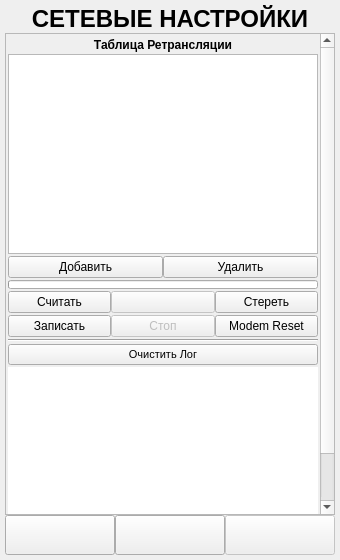
<?xml version="1.0" encoding="UTF-8"?>
<ui version="4.0">
 <class>Retranslation_Table_Form</class>
 <widget class="QWidget" name="Retranslation_Table_Form">
  <property name="geometry">
   <rect>
    <x>0</x>
    <y>0</y>
    <width>340</width>
    <height>560</height>
   </rect>
  </property>
  <property name="windowTitle">
   <string>Form</string>
  </property>
  <layout class="QVBoxLayout" name="verticalLayout_3">
   <property name="spacing">
    <number>0</number>
   </property>
   <property name="leftMargin">
    <number>5</number>
   </property>
   <property name="topMargin">
    <number>5</number>
   </property>
   <property name="rightMargin">
    <number>5</number>
   </property>
   <property name="bottomMargin">
    <number>5</number>
   </property>
   <item>
    <widget class="QLabel" name="label_1">
     <property name="sizePolicy">
      <sizepolicy hsizetype="Expanding" vsizetype="Minimum">
       <horstretch>0</horstretch>
       <verstretch>0</verstretch>
      </sizepolicy>
     </property>
     <property name="minimumSize">
      <size>
       <width>0</width>
       <height>0</height>
      </size>
     </property>
     <property name="font">
      <font>
       <family>Microsoft YaHei UI</family>
       <pointsize>18</pointsize>
       <weight>75</weight>
       <bold>true</bold>
      </font>
     </property>
     <property name="text">
      <string>CЕТЕВЫЕ НАСТРОЙКИ</string>
     </property>
     <property name="alignment">
      <set>Qt::AlignCenter</set>
     </property>
    </widget>
   </item>
   <item>
    <widget class="QScrollArea" name="scrollArea">
     <property name="horizontalScrollBarPolicy">
      <enum>Qt::ScrollBarAlwaysOff</enum>
     </property>
     <property name="widgetResizable">
      <bool>true</bool>
     </property>
     <widget class="QWidget" name="scrollAreaWidgetContents">
      <property name="geometry">
       <rect>
        <x>0</x>
        <y>0</y>
        <width>311</width>
        <height>545</height>
       </rect>
      </property>
      <layout class="QVBoxLayout" name="verticalLayout">
       <property name="spacing">
        <number>2</number>
       </property>
       <property name="leftMargin">
        <number>2</number>
       </property>
       <property name="topMargin">
        <number>2</number>
       </property>
       <property name="rightMargin">
        <number>2</number>
       </property>
       <property name="bottomMargin">
        <number>2</number>
       </property>
       <item>
        <widget class="QWidget" name="Widget_NetSettings" native="true">
         <property name="sizePolicy">
          <sizepolicy hsizetype="Minimum" vsizetype="Minimum">
           <horstretch>0</horstretch>
           <verstretch>0</verstretch>
          </sizepolicy>
         </property>
         <layout class="QVBoxLayout" name="verticalLayout_2">
          <property name="spacing">
           <number>0</number>
          </property>
          <property name="leftMargin">
           <number>0</number>
          </property>
          <property name="topMargin">
           <number>0</number>
          </property>
          <property name="rightMargin">
           <number>0</number>
          </property>
          <property name="bottomMargin">
           <number>0</number>
          </property>
         </layout>
        </widget>
       </item>
       <item>
        <widget class="QWidget" name="SettingsWidget" native="true">
         <layout class="QVBoxLayout" name="verticalLayout_6">
          <property name="spacing">
           <number>2</number>
          </property>
          <property name="leftMargin">
           <number>0</number>
          </property>
          <property name="topMargin">
           <number>0</number>
          </property>
          <property name="rightMargin">
           <number>0</number>
          </property>
          <property name="bottomMargin">
           <number>0</number>
          </property>
          <item>
           <widget class="QLabel" name="label_2">
            <property name="font">
             <font>
              <weight>75</weight>
              <bold>true</bold>
             </font>
            </property>
            <property name="text">
             <string>Таблица Ретрансляции</string>
            </property>
            <property name="alignment">
             <set>Qt::AlignCenter</set>
            </property>
           </widget>
          </item>
          <item>
           <widget class="QTableView" name="NetTable">
            <property name="minimumSize">
             <size>
              <width>0</width>
              <height>200</height>
             </size>
            </property>
            <property name="selectionMode">
             <enum>QAbstractItemView::SingleSelection</enum>
            </property>
            <property name="showGrid">
             <bool>false</bool>
            </property>
           </widget>
          </item>
          <item>
           <layout class="QHBoxLayout" name="horizontalLayout">
            <property name="spacing">
             <number>0</number>
            </property>
            <item>
             <widget class="QPushButton" name="Add_NetItem">
              <property name="sizePolicy">
               <sizepolicy hsizetype="Expanding" vsizetype="Minimum">
                <horstretch>0</horstretch>
                <verstretch>0</verstretch>
               </sizepolicy>
              </property>
              <property name="minimumSize">
               <size>
                <width>0</width>
                <height>0</height>
               </size>
              </property>
              <property name="maximumSize">
               <size>
                <width>16777215</width>
                <height>16777215</height>
               </size>
              </property>
              <property name="text">
               <string>Добавить</string>
              </property>
             </widget>
            </item>
            <item>
             <widget class="QPushButton" name="Del_NetItem">
              <property name="sizePolicy">
               <sizepolicy hsizetype="Expanding" vsizetype="Minimum">
                <horstretch>0</horstretch>
                <verstretch>0</verstretch>
               </sizepolicy>
              </property>
              <property name="minimumSize">
               <size>
                <width>0</width>
                <height>0</height>
               </size>
              </property>
              <property name="maximumSize">
               <size>
                <width>16777215</width>
                <height>16777215</height>
               </size>
              </property>
              <property name="text">
               <string>Удалить</string>
              </property>
             </widget>
            </item>
           </layout>
          </item>
         </layout>
        </widget>
       </item>
       <item>
        <widget class="QProgressBar" name="progress">
         <property name="minimumSize">
          <size>
           <width>0</width>
           <height>9</height>
          </size>
         </property>
         <property name="maximumSize">
          <size>
           <width>16777215</width>
           <height>9</height>
          </size>
         </property>
         <property name="layoutDirection">
          <enum>Qt::LeftToRight</enum>
         </property>
         <property name="value">
          <number>0</number>
         </property>
         <property name="textVisible">
          <bool>false</bool>
         </property>
        </widget>
       </item>
       <item>
        <layout class="QHBoxLayout" name="horizontalLayout_2">
         <property name="spacing">
          <number>0</number>
         </property>
         <item>
          <widget class="QPushButton" name="Read_NetTable">
           <property name="sizePolicy">
            <sizepolicy hsizetype="Expanding" vsizetype="Minimum">
             <horstretch>0</horstretch>
             <verstretch>0</verstretch>
            </sizepolicy>
           </property>
           <property name="minimumSize">
            <size>
             <width>0</width>
             <height>0</height>
            </size>
           </property>
           <property name="maximumSize">
            <size>
             <width>16777215</width>
             <height>16777215</height>
            </size>
           </property>
           <property name="text">
            <string>Считать</string>
           </property>
          </widget>
         </item>
         <item>
          <widget class="QPushButton" name="None">
           <property name="enabled">
            <bool>false</bool>
           </property>
           <property name="sizePolicy">
            <sizepolicy hsizetype="Expanding" vsizetype="Minimum">
             <horstretch>0</horstretch>
             <verstretch>0</verstretch>
            </sizepolicy>
           </property>
           <property name="minimumSize">
            <size>
             <width>0</width>
             <height>0</height>
            </size>
           </property>
           <property name="maximumSize">
            <size>
             <width>16777215</width>
             <height>16777215</height>
            </size>
           </property>
           <property name="font">
            <font>
             <family>Microsoft YaHei UI</family>
            </font>
           </property>
           <property name="text">
            <string/>
           </property>
          </widget>
         </item>
         <item>
          <widget class="QPushButton" name="Del_NetTable">
           <property name="sizePolicy">
            <sizepolicy hsizetype="Expanding" vsizetype="Minimum">
             <horstretch>0</horstretch>
             <verstretch>0</verstretch>
            </sizepolicy>
           </property>
           <property name="minimumSize">
            <size>
             <width>0</width>
             <height>0</height>
            </size>
           </property>
           <property name="maximumSize">
            <size>
             <width>16777215</width>
             <height>16777215</height>
            </size>
           </property>
           <property name="text">
            <string>Стереть</string>
           </property>
          </widget>
         </item>
        </layout>
       </item>
       <item>
        <layout class="QHBoxLayout" name="horizontalLayout_4">
         <property name="spacing">
          <number>0</number>
         </property>
         <item>
          <widget class="QPushButton" name="Write">
           <property name="enabled">
            <bool>true</bool>
           </property>
           <property name="sizePolicy">
            <sizepolicy hsizetype="Expanding" vsizetype="Minimum">
             <horstretch>0</horstretch>
             <verstretch>0</verstretch>
            </sizepolicy>
           </property>
           <property name="minimumSize">
            <size>
             <width>0</width>
             <height>0</height>
            </size>
           </property>
           <property name="maximumSize">
            <size>
             <width>16777215</width>
             <height>16777215</height>
            </size>
           </property>
           <property name="font">
            <font>
             <family>Microsoft YaHei UI</family>
            </font>
           </property>
           <property name="text">
            <string>Записать</string>
           </property>
          </widget>
         </item>
         <item>
          <widget class="QPushButton" name="Stop">
           <property name="enabled">
            <bool>false</bool>
           </property>
           <property name="sizePolicy">
            <sizepolicy hsizetype="Expanding" vsizetype="Minimum">
             <horstretch>0</horstretch>
             <verstretch>0</verstretch>
            </sizepolicy>
           </property>
           <property name="minimumSize">
            <size>
             <width>0</width>
             <height>0</height>
            </size>
           </property>
           <property name="maximumSize">
            <size>
             <width>16777215</width>
             <height>16777215</height>
            </size>
           </property>
           <property name="font">
            <font>
             <family>Microsoft YaHei UI</family>
            </font>
           </property>
           <property name="text">
            <string>Стоп</string>
           </property>
          </widget>
         </item>
         <item>
          <widget class="QPushButton" name="Reset">
           <property name="sizePolicy">
            <sizepolicy hsizetype="Expanding" vsizetype="Minimum">
             <horstretch>0</horstretch>
             <verstretch>0</verstretch>
            </sizepolicy>
           </property>
           <property name="minimumSize">
            <size>
             <width>0</width>
             <height>0</height>
            </size>
           </property>
           <property name="maximumSize">
            <size>
             <width>16777215</width>
             <height>16777215</height>
            </size>
           </property>
           <property name="font">
            <font>
             <family>Microsoft YaHei UI</family>
            </font>
           </property>
           <property name="text">
            <string>Modem Reset</string>
           </property>
          </widget>
         </item>
        </layout>
       </item>
       <item>
        <widget class="Line" name="line_2">
         <property name="orientation">
          <enum>Qt::Horizontal</enum>
         </property>
        </widget>
       </item>
       <item>
        <widget class="QPushButton" name="ClearConsole">
         <property name="sizePolicy">
          <sizepolicy hsizetype="Expanding" vsizetype="Minimum">
           <horstretch>0</horstretch>
           <verstretch>0</verstretch>
          </sizepolicy>
         </property>
         <property name="minimumSize">
          <size>
           <width>0</width>
           <height>0</height>
          </size>
         </property>
         <property name="maximumSize">
          <size>
           <width>16777215</width>
           <height>16777215</height>
          </size>
         </property>
         <property name="font">
          <font>
           <family>Microsoft YaHei UI</family>
           <pointsize>8</pointsize>
          </font>
         </property>
         <property name="text">
          <string>Очистить Лог</string>
         </property>
        </widget>
       </item>
       <item>
        <widget class="QPlainTextEdit" name="console">
         <property name="minimumSize">
          <size>
           <width>0</width>
           <height>200</height>
          </size>
         </property>
         <property name="font">
          <font>
           <family>Microsoft YaHei UI</family>
           <pointsize>7</pointsize>
          </font>
         </property>
         <property name="styleSheet">
          <string notr="true">border: none;</string>
         </property>
        </widget>
       </item>
      </layout>
     </widget>
    </widget>
   </item>
   <item>
    <widget class="QWidget" name="DownPanel_Widget" native="true">
     <property name="styleSheet">
      <string notr="true"/>
     </property>
     <layout class="QVBoxLayout" name="verticalLayout_4">
      <property name="spacing">
       <number>0</number>
      </property>
      <property name="leftMargin">
       <number>0</number>
      </property>
      <property name="topMargin">
       <number>0</number>
      </property>
      <property name="rightMargin">
       <number>0</number>
      </property>
      <property name="bottomMargin">
       <number>0</number>
      </property>
      <item>
       <layout class="QHBoxLayout" name="horizontalLayout_3">
        <property name="spacing">
         <number>0</number>
        </property>
        <item>
         <widget class="QPushButton" name="Back">
          <property name="sizePolicy">
           <sizepolicy hsizetype="Minimum" vsizetype="Minimum">
            <horstretch>0</horstretch>
            <verstretch>0</verstretch>
           </sizepolicy>
          </property>
          <property name="minimumSize">
           <size>
            <width>0</width>
            <height>40</height>
           </size>
          </property>
          <property name="text">
           <string/>
          </property>
          <property name="icon">
           <iconset resource="../RESOURCES/images.qrc">
            <normaloff>:/images/icons/images/BACK.png</normaloff>:/images/icons/images/BACK.png</iconset>
          </property>
          <property name="iconSize">
           <size>
            <width>30</width>
            <height>30</height>
           </size>
          </property>
         </widget>
        </item>
        <item>
         <widget class="QPushButton" name="btnSettings">
          <property name="sizePolicy">
           <sizepolicy hsizetype="Minimum" vsizetype="Minimum">
            <horstretch>0</horstretch>
            <verstretch>0</verstretch>
           </sizepolicy>
          </property>
          <property name="minimumSize">
           <size>
            <width>0</width>
            <height>40</height>
           </size>
          </property>
          <property name="maximumSize">
           <size>
            <width>16777215</width>
            <height>16777215</height>
           </size>
          </property>
          <property name="styleSheet">
           <string notr="true"/>
          </property>
          <property name="text">
           <string/>
          </property>
          <property name="icon">
           <iconset resource="../RESOURCES/images.qrc">
            <normaloff>:/images/icons/images/Settings_2.png</normaloff>:/images/icons/images/Settings_2.png</iconset>
          </property>
          <property name="iconSize">
           <size>
            <width>30</width>
            <height>30</height>
           </size>
          </property>
         </widget>
        </item>
        <item>
         <widget class="QPushButton" name="Next">
          <property name="enabled">
           <bool>false</bool>
          </property>
          <property name="sizePolicy">
           <sizepolicy hsizetype="Minimum" vsizetype="Minimum">
            <horstretch>0</horstretch>
            <verstretch>0</verstretch>
           </sizepolicy>
          </property>
          <property name="minimumSize">
           <size>
            <width>0</width>
            <height>40</height>
           </size>
          </property>
          <property name="text">
           <string/>
          </property>
          <property name="icon">
           <iconset resource="../RESOURCES/images.qrc">
            <normaloff>:/images/icons/images/NEXT.png</normaloff>:/images/icons/images/NEXT.png</iconset>
          </property>
          <property name="iconSize">
           <size>
            <width>30</width>
            <height>30</height>
           </size>
          </property>
         </widget>
        </item>
       </layout>
      </item>
     </layout>
    </widget>
   </item>
  </layout>
 </widget>
 <resources>
  <include location="../RESOURCES/images.qrc"/>
 </resources>
 <connections/>
</ui>
